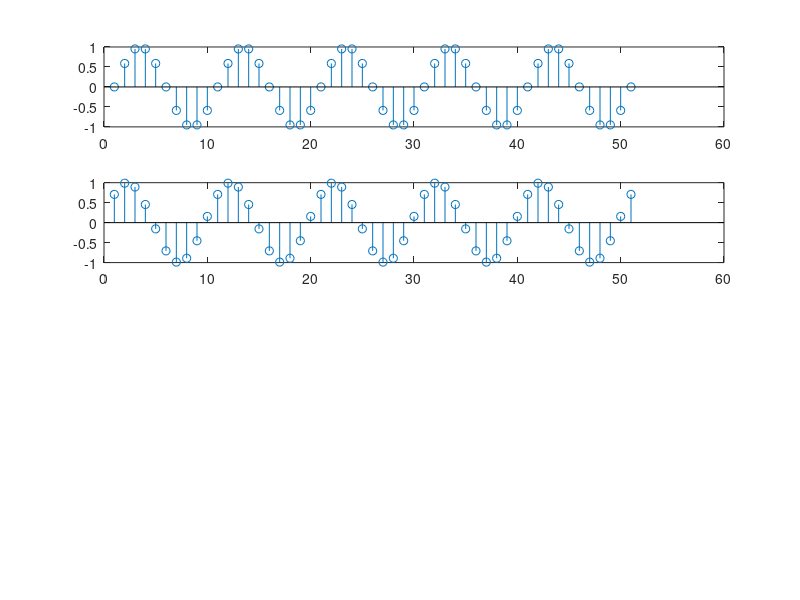

MATLAB code for this plot: (Note: this script raises an error after producing the figure.)
f = 10;
fs = 100;
t = 0:2*pi/100:pi;
x1 = sin(10*t);
subplot(4,1,1);
stem(x1);
x2 = sin(10*t + pi/4);
subplot(4,1,2);
stem(x2);
y1 = PartB_1(x1,10);
y2 = PartB_1(x2,10);
subplot(4,1,3);
stem(abs(y1));
subplot(4,1,4);
stem(abs(y2));
